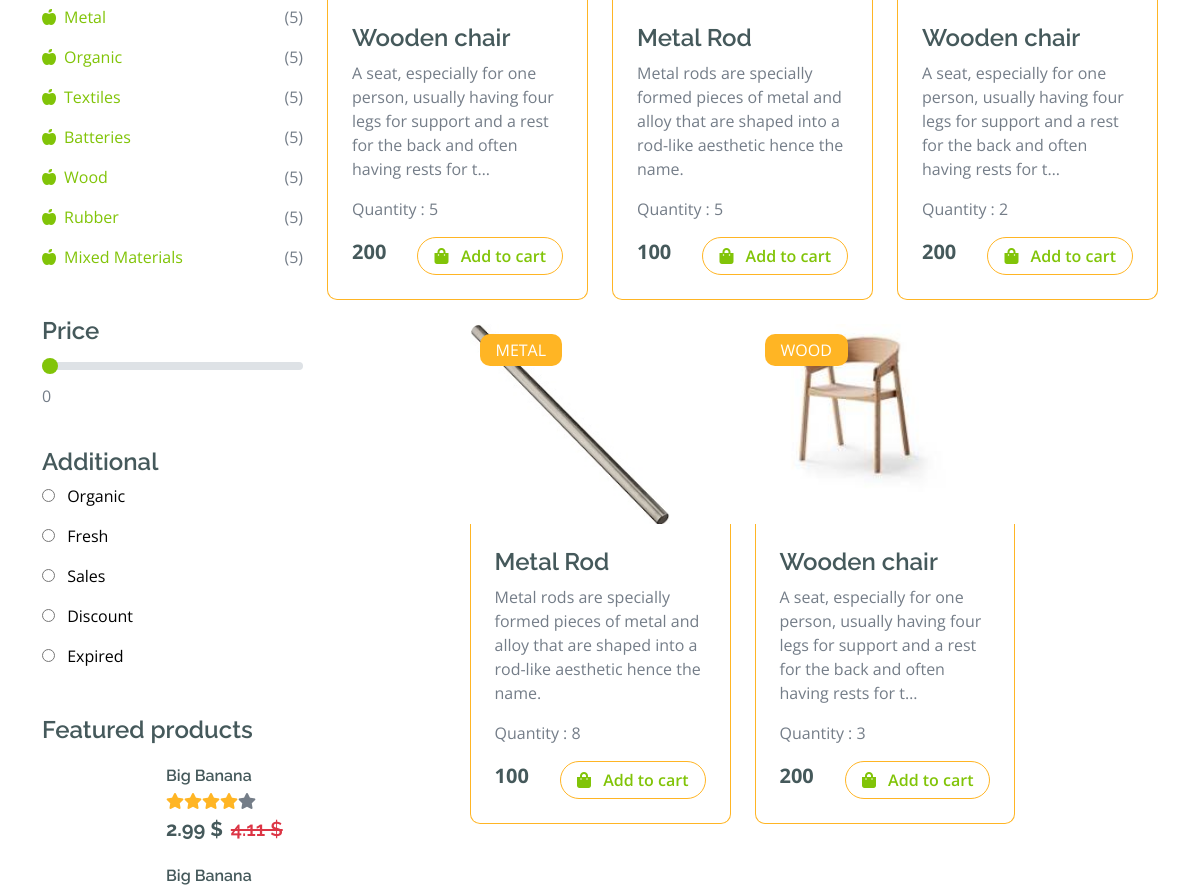
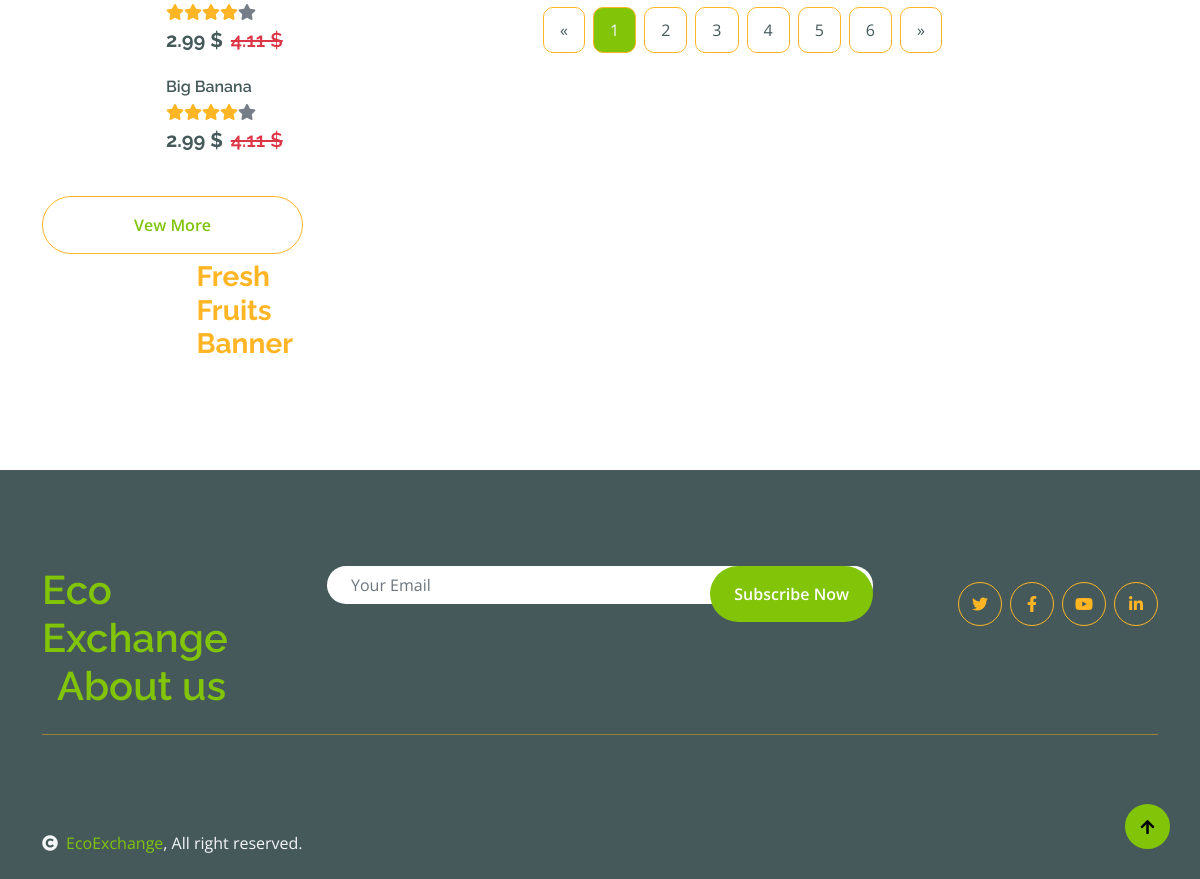
Before: /products/ (lower part) with the older database file (2 pictures, top to bottom).
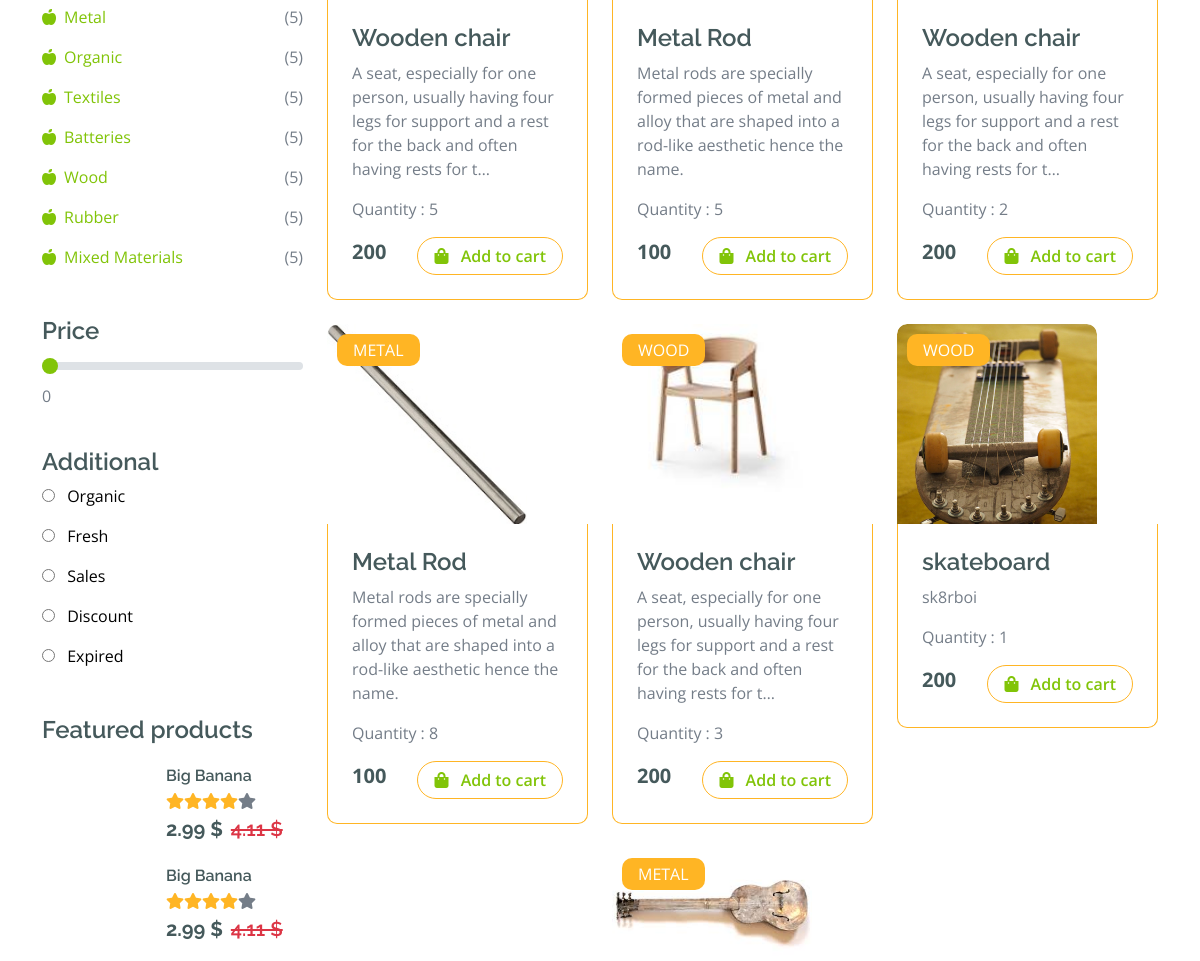
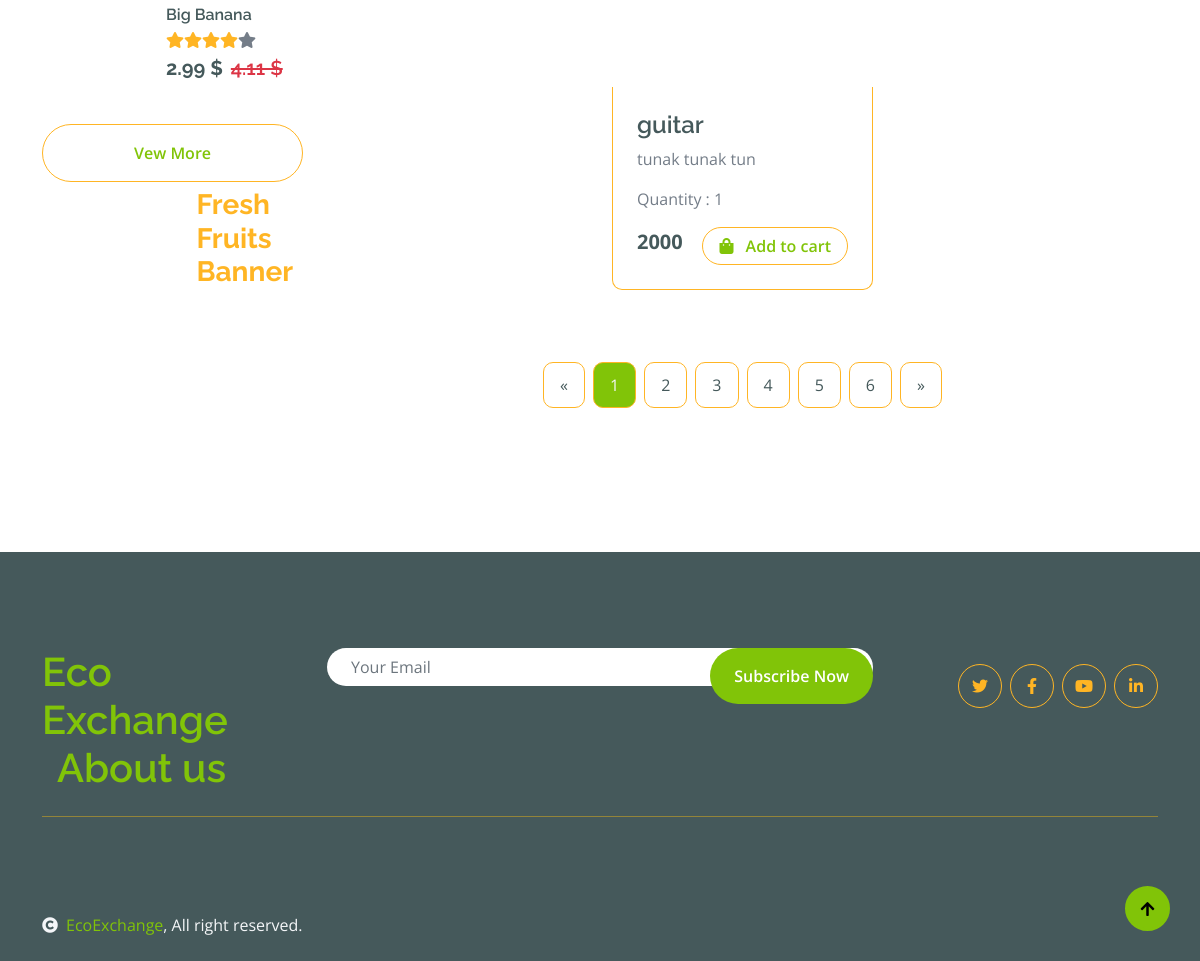
After: the same page with the newer database file (2 pictures, top to bottom).
### product/models.py (models this page shows, shortened)
class Product(models.Model):
    CATEGORY_CHOICES = [
        ('PAPER', 'Paper'),
        ('PLASTIC', 'Plastic'),
        ('GLASS', 'Glass'),
        ('METAL', 'Metal'),
        ('ELECTRONICS', 'Electronics'),
        ('ORGANIC', 'Organic'),
        ('TEXTILES', 'Textiles'),
        ('BATTERIES', 'Batteries'),
        ('WOOD', 'Wood'),
        ('RUBBER', 'Rubber'),
        ('MIXED_MATERIALS', 'Mixed Materials'),
    ]
    product_id = models.AutoField(primary_key=True)
    product_name = models.CharField(max_length=255)
    product_description = models.TextField()
    image = models.ImageField(upload_to='img/')
    quantity = models.IntegerField(validators=[MinValueValidator(0)])
    price = models.IntegerField()
    category = models.CharField(max_length=50, choices=CATEGORY_CHOICES)
    user = models.ForeignKey(Member, on_delete=models.CASCADE)

### product/views.py (the view)
def products(request):
    product_list = Product.objects.all()
    for product in product_list:
        product.short_description = Truncator(product.product_description).chars(125)
    return render(request, template_name='product/product_list.html', context={'product_list': product_list})

### product/templates/product/product_list.html (shortened to what this page needs)
{% extends 'product/base.html' %}
{% load static %}
{% block body %}
    <div class="container-fluid fruite py-5">
            <div class="container py-5">
                <div class="row g-4">
                    <div class="col-lg-12">
                        <div class="row g-4">
                            <div class="col-lg-3">
                                <div class="row g-4">
                                    <div class="col-lg-12">
                                        <div class="mb-3">
                                            <ul class="list-unstyled fruite-categorie">
                                                <li>
                                                    <div class="d-flex justify-content-between fruite-name">
                                                        <a href="#"><i class="fas fa-apple-alt me-2"></i>Metal</a>
                                                        <span>(5)</span>
                                                    </div>
                                                </li>
                                                <li>
                                                    <div class="d-flex justify-content-between fruite-name">
                                                        <a href="#"><i class="fas fa-apple-alt me-2"></i>Organic</a>
                                                        <span>(5)</span>
                                                    </div>
                                                </li>
                                                <li>
                                                    <div class="d-flex justify-content-between fruite-name">
                                                        <a href="#"><i class="fas fa-apple-alt me-2"></i>Textiles</a>
                                                        <span>(5)</span>
                                                    </div>
                                                </li>
                                                <li>
                                                    <div class="d-flex justify-content-between fruite-name">
                                                        <a href="#"><i class="fas fa-apple-alt me-2"></i>Batteries</a>
                                                        <span>(5)</span>
                                                    </div>
                                                </li>
                                                <li>
                                                    <div class="d-flex justify-content-between fruite-name">
                                                        <a href="#"><i class="fas fa-apple-alt me-2"></i>Wood</a>
                                                        <span>(5)</span>
                                                    </div>
                                                </li>
                                                <li>
                                                    <div class="d-flex justify-content-between fruite-name">
                                                        <a href="#"><i class="fas fa-apple-alt me-2"></i>Rubber</a>
                                                        <span>(5)</span>
                                                    </div>
                                                </li>
                                                <li>
                                                    <div class="d-flex justify-content-between fruite-name">
                                                        <a href="#"><i class="fas fa-apple-alt me-2"></i>Mixed Materials</a>
                                                        <span>(5)</span>
                                                    </div>
                                                </li>
                                            </ul>
                                        </div>
                                    </div>
                                    <div class="col-lg-12">
                                        <div class="mb-3">
                                            <h4 class="mb-2">Price</h4>
                                            <input type="range" class="form-range w-100" id="rangeInput" name="rangeInput" min="0" max="500" value="0" oninput="amount.value=rangeInput.value">
                                            <output id="amount" name="amount" min-velue="0" max-value="500" for="rangeInput">0</output>
                                        </div>
                                    </div>
                                    <div class="col-lg-12">
                                        <div class="mb-3">
                                            <h4>Additional</h4>
                                            <div class="mb-2">
                                                <input type="radio" class="me-2" id="Categories-1" name="Categories-1" value="Beverages">
                                                <label for="Categories-1"> Organic</label>
                                            </div>
                                            <div class="mb-2">
                                                <input type="radio" class="me-2" id="Categories-2" name="Categories-1" value="Beverages">
                                                <label for="Categories-2"> Fresh</label>
                                            </div>
                                            <div class="mb-2">
                                                <input type="radio" class="me-2" id="Categories-3" name="Categories-1" value="Beverages">
                                                <label for="Categories-3"> Sales</label>
                                            </div>
                                            <div class="mb-2">
                                                <input type="radio" class="me-2" id="Categories-4" name="Categories-1" value="Beverages">
                                                <label for="Categories-4"> Discount</label>
                                            </div>
                                            <div class="mb-2">
                                                <input type="radio" class="me-2" id="Categories-5" name="Categories-1" value="Beverages">
                                                <label for="Categories-5"> Expired</label>
                                            </div>
                                        </div>
                                    </div>
                                    <div class="col-lg-12">
                                        <h4 class="mb-3">Featured products</h4>
                                        <div class="d-flex align-items-center justify-content-start">
                                            <div class="rounded me-4" style="width: 100px; height: 100px;">
                                            </div>
                                            <div>
                                                <h6 class="mb-2">Big Banana</h6>
                                                <div class="d-flex mb-2">
                                                    <i class="fa fa-star text-secondary"></i>
                                                    <i class="fa fa-star text-secondary"></i>
                                                    <i class="fa fa-star text-secondary"></i>
                                                    <i class="fa fa-star text-secondary"></i>
                                                    <i class="fa fa-star"></i>
                                                </div>
                                                <div class="d-flex mb-2">
                                                    <h5 class="fw-bold me-2">2.99 $</h5>
                                                    <h5 class="text-danger text-decoration-line-through">4.11 $</h5>
                                                </div>
                                            </div>
                                        </div>
                                        <div class="d-flex align-items-center justify-content-start">
                                            <div class="rounded me-4" style="width: 100px; height: 100px;">
                                            </div>
                                            <div>
                                                <h6 class="mb-2">Big Banana</h6>
                                                <div class="d-flex mb-2">
                                                    <i class="fa fa-star text-secondary"></i>
                                                    <i class="fa fa-star text-secondary"></i>
                                                    <i class="fa fa-star text-secondary"></i>
                                                    <i class="fa fa-star text-secondary"></i>
                                                    <i class="fa fa-star"></i>
                                                </div>
                                                <div class="d-flex mb-2">
                                                    <h5 class="fw-bold me-2">2.99 $</h5>
                                                    <h5 class="text-danger text-decoration-line-through">4.11 $</h5>
                                                </div>
                                            </div>
                                        </div>
                                        <div class="d-flex align-items-center justify-content-start">
                                            <div class="rounded me-4" style="width: 100px; height: 100px;">
                                            </div>
                                            <div>
                                                <h6 class="mb-2">Big Banana</h6>
                                                <div class="d-flex mb-2">
                                                    <i class="fa fa-star text-secondary"></i>
                                                    <i class="fa fa-star text-secondary"></i>
                                                    <i class="fa fa-star text-secondary"></i>
                                                    <i class="fa fa-star text-secondary"></i>
                                                    <i class="fa fa-star"></i>
                                                </div>
                                                <div class="d-flex mb-2">
                                                    <h5 class="fw-bold me-2">2.99 $</h5>
                                                    <h5 class="text-danger text-decoration-line-through">4.11 $</h5>
                                                </div>
                                            </div>
                                        </div>
                                        <div class="d-flex justify-content-center my-4">
                                            <a href="#" class="btn border border-secondary px-4 py-3 rounded-pill text-primary w-100">Vew More</a>
                                        </div>
                                    </div>
                                    <div class="col-lg-12">
                                        <div class="position-relative">
                                            <div class="position-absolute" style="top: 50%; right: 10px; transform: translateY(-50%);">
                                                <h3 class="text-secondary fw-bold">Fresh <br> Fruits <br> Banner</h3>
                                            </div>
                                        </div>
                                    </div>
                                </div>
                            </div>
                            <div class="col-lg-9">
                                <div class="row g-4 justify-content-center">
                                    {% for product in product_list %}
                                        <div class="col-md-6 col-lg-6 col-xl-4">
                                        <div class="rounded position-relative fruite-item">
                                            <div class="fruite-img image-container">
                                                <img src="{{ product.image.url }}" alt="{{ product.image }}" class="img-fluid w-100 rounded-top" alt="">
                                            </div>
                                            <div class="text-white bg-secondary px-3 py-1 rounded position-absolute" style="top: 10px; left: 10px;">{{ product.category }}</div>
                                            <div class="p-4 border border-secondary border-top-0 rounded-bottom">
                                                <h4>{{ product.product_name }}</h4>
                                                <p>{{ product.short_description }}</p>
                                                <p>Quantity : {{ product.quantity }}</p>
                                                <div class="d-flex justify-content-between flex-lg-wrap">
                                                    <p class="text-dark fs-5 fw-bold mb-0">{{ product.price }}</p>
                                                    <a href="{% url 'addtocart' product.product_id %}" class="btn border border-secondary rounded-pill px-3 text-primary"><i class="fa fa-shopping-bag me-2 text-primary"></i> Add to cart</a>
                                                </div>
                                            </div>
                                        </div>
                                    </div>
                                    {% endfor %}
                                    <div class="col-12">
                                        <div class="pagination d-flex justify-content-center mt-5">
                                            <a href="#" class="rounded">&laquo;</a>
                                            <a href="#" class="active rounded">1</a>
                                            <a href="#" class="rounded">2</a>
                                            <a href="#" class="rounded">3</a>
                                            <a href="#" class="rounded">4</a>
                                            <a href="#" class="rounded">5</a>
                                            <a href="#" class="rounded">6</a>
                                            <a href="#" class="rounded">&raquo;</a>
                                        </div>
                                    </div>
                                </div>
                            </div>
                        </div>
                    </div>
                </div>
            </div>
        </div>
{% endblock body %}

Changed rows visible on the page:
added Product: image (picture), category "WOOD", product_name "skateboard", short_description "sk8rboi", quantity "1", price "200"
added Product: image (picture), category "METAL", product_name "guitar", short_description "tunak tunak tun", quantity "1", price "2000"
